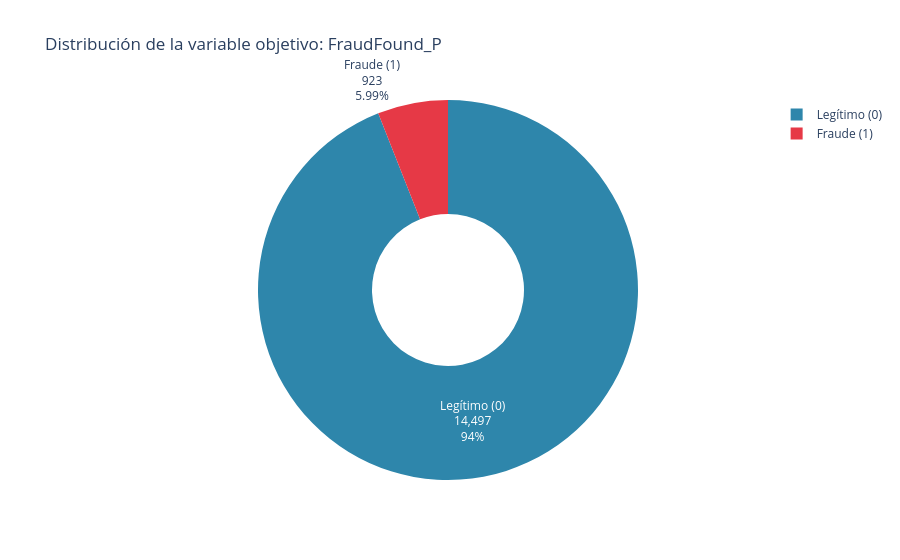

Notebook source saved alongside this figure:
### Code cell
# Distribución de la variable objetivo
target_counts = df['FraudFound_P'].value_counts()
target_pct = df['FraudFound_P'].value_counts(normalize=True).mul(100).round(2)

print("Distribución de la variable objetivo (FraudFound_P):")
print(pd.DataFrame({'Conteo': target_counts, 'Porcentaje (%)': target_pct}))
print(f"\n  Ratio de desbalance: 1 fraude por cada {target_counts[0]/target_counts[1]:.1f} casos legítimos.")

# Visualización
fig = px.pie(
    values=target_counts.values,
    names=['Legítimo (0)', 'Fraude (1)'],
    title='Distribución de la variable objetivo: FraudFound_P',
    color_discrete_sequence=['#2E86AB', '#E63946'],
    hole=0.4
)
fig.update_traces(textinfo='percent+label+value')
fig.show()

### Figure 1 — Plotly figure (JSON) as saved in the notebook; plotly's stock layout.template omitted (floating-point values rounded to 4 significant figures)
{"data": [{"domain": {"x": [0, 1], "y": [0, 1]}, "hole": 0.4, "hovertemplate": "label=%{label}<br>value=%{value}<extra></extra>", "labels": ["Legítimo (0)", "Fraude (1)"], "legendgroup": "", "name": "", "showlegend": true, "textinfo": "percent+label+value", "type": "pie", "values": [14497, 923]}], "layout": {"legend": {"tracegroupgap": 0}, "piecolorway": ["#2E86AB", "#E63946"], "title": {"text": "Distribución de la variable objetivo: FraudFound_P"}}}
